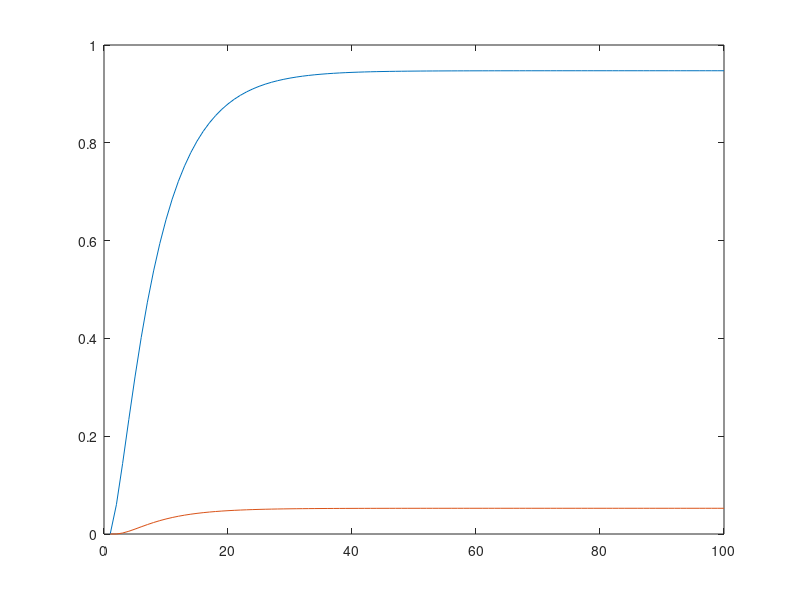

MATLAB code to generate this figure:
%% a

T = [
        0.8     0       0       0.3     0;
        0.2     0.6     0       0.2     0;
        0       0.3     1       0       0;
        0       0.1     0       0.4     0;
        0       0       0       0.1     1;
    ];
 
%% b

x0 = [1;0;0;0;0];
res = zeros(5, 100);
for i = 1 : 100
    res(:,i) = T^i * x0;
end

plot(1:100,res(2, :))

%% c

T = [
        0.8     0       0       0.3     0;
        0.2     0.6     0       0.2     0;
        0       0.3     1       0       0;
        0       0.1     0       0.4     0;
        0       0       0       0.1     1;
    ];

n = 1:100;
x0 = [1;0;0;0;0];

for i = 1 : 100
    res(:,i) = T^i * x0;
end

plot(1:100,res(3, :))
hold
plot(1:100,res(5, :))


%% d

    % 1 2 4 3 5
T = [
        0.8     0       0.3     0     0;
        0.2     0.6     0.2     0     0;
        0       0.1     0.4     0     0;
        0       0.3     0       1     0;
        0       0       0.1     0     1;
    ];
Q = [
        0.8     0       0.3;
        0.2     0.6     0.2;
        0       0.1     0.4;
    ];  

%% e

Q = [
        0.8     0       0.3;
        0.2     0.6     0.2;
        0       0.1     0.4;
    ];  

F = inv(eye(size(Q)) - Q)

% f

t = sum(F)

%% g
Q = [
        0.8     0       0.3;
        0.2     0.6     0.2;
        0       0.1     0.4;
    ];  
R = [
        0   0.3     0;
        0   0       0.1;
    ];

F = inv(eye(size(Q)) - Q);

B = R * F

fprintf("Probabilidade de obsorcao do Estado 3 %f\n", B(1, 1));
fprintf("Probabilidade de obsorcao do Estado 5 %f\n", B(2, 1));